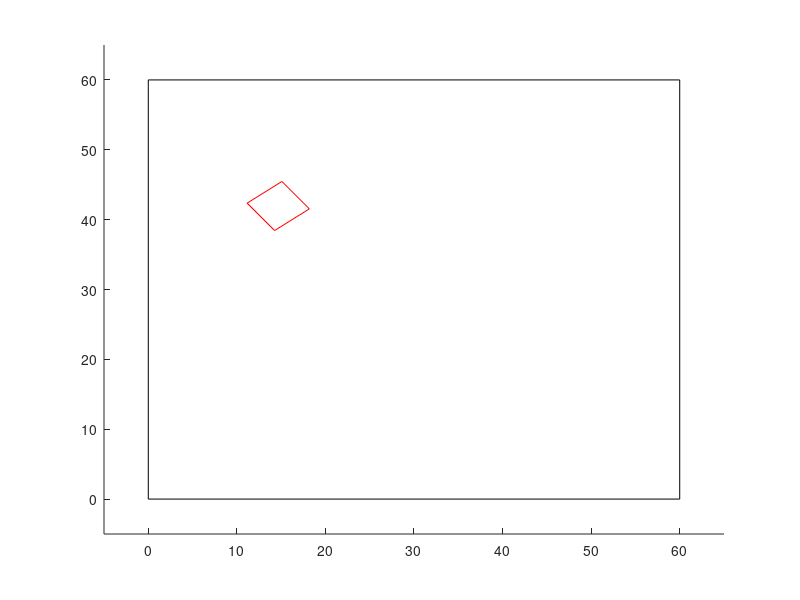

MATLAB code for this plot: (Note: this script raises an error after producing the figure.)
%% Advanced Engineering Analysis - ME 711 %%
%  Project #1  %
clc
clear all
close all

%% Model Parameters

L = 60;                     %Side length of the large square
t = 5;                      %Side length of the mini squares
r = 0.5*sqrt(2)*t;          %Radius of circle circumscribing mini square
Nt = 50;                    %Number of mini-squares 

%% Initialize Variables
l = 0;                      %Initialize length
finished = 0;               %Initialize finished
N = 0;                      %Initialize number of squares
path = 0;                   %Initialize path
ax = ones(1000,6);          %Preallocate ax
ay = ones(1000,6);          %Preallocate ay
dist = zeros(1000,1000);    %Preallocate dist
intersect = dist;           %Preallocate intersect
cluster = zeros(200,200);   %Preallocate cluster
rowcol2 = zeros(1,2);       %Preallocate rowcol2
rc = [];                    %Preallocate rc
Lrc = 0;                    %Preallocate Lrc

%% Generate Large Square Domain
rectangle('Position', [0,0,L,L])    %Plot large square
axis([-5,L+5,-5,L+5])               %Define axis limits
hold on                             %Keep displaying large square

%% Generate Mini Squares And Check For Path
while path == 0 %N <= Nt            %Loop until path exists (switch to commented while if a specific Nt is desired)
    N = N+1;                        %Iterate (increase number of mini squares)
    disp(N)                         %Display the number of squares
    row = [];                       %Initialize row
    col = [];                       %Initialize col
    cx = L*rand;                    %X coordinate of mini square center
    cy = L*rand;                    %Y coordinate of mini square center
    th = 90*rand;                   %Orientation of mini square center
    x = r*cosd(th);                 %X component of mini square's Q1 point
    y = r*sind(th);                 %Y component of mini square's Q1 point
    ax(N,:) = cx+[x,-y,-x,y,x,0];   %X coordinates of mini square vertices
    ay(N,:) = cy+[y,x,-y,-x,y,0];   %Y coordinates of mini square vertices
    %% Compute Distances Between Squares And If They Intersect
    for n = 1:N                     %For every square
        dist(N,n) = sqrt((ax(n,6)-ax(N,6))^2+(ay(n,6)-ay(N,6))^2);  %Compute their center's distance to the newest square's center
        dist(n,N) = dist(N,n);                                      %Distance from a to b = distance from b to a
        if dist(N,n) > sqrt(2)*t || dist(N,n) == 0  %If their distance is sufficiently far apart                             
            intersect(N,n) = 0;                     %They do not intersect    
            intersect(n,N) = 0;                     %a to b = b to a
        elseif dist(N,n) <= t && dist(N,n) ~= 0     %If their distance is sufficiently close
            intersect(N,n) = 1;                     %They do intersect
            intersect(n,N) = 1;                     %a to b = b to a
        else                                        %If their distance is "in the middle"
            [xint,yint]  = polyxpoly(ax(N,1:5),ay(N,1:5),ax(n,1:5),ay(n,1:5));  %Display intersection points (if they exist)
            if isempty(xint)                        %If there are no intersection points
                intersect(N,n) = 0;                 %They do not intersect
                intersect(n,N) = 0;                 %a to b = b to a
            else                                    %If there are intersection points
                intersect(N,n) = 1;                 %They do intersect
                intersect(n,N) = 1;                 %a to b = b to a
            end
        end
    end
    if ismember(1,intersect(:,N))                   %If the newest square intersects with any other squares
        [row,col] = find(intersect(:,N));           %Find the square(s) it intersects with (its pair(s))
        col(:) = N;                                 %Columns represent the newest square's number
    end
    if isempty(rc)                                  %If rc has not had any pairs added to it yet
        rc = [row,col];                             %Add the first pair(s)
    else                                            %If rc has existing pairs in it    
        rc = [rc;[row,col]];                        %Add newly found pairs to it
    end
    rowcol = rc';                                   %Transpose rc into a 2 x ... matrix
    %% Sort Squares Into Clusters
    if numel(rowcol) >= Lrc & Lrc > 0                           %If more pairs have been added
        for n = Lrc:2:numel(rowcol)                             %For new entries of pairs to rowcol
            if isempty(find(cluster == rowcol(n),1)) && ...
                    isempty(find(cluster == rowcol(n-1),1))     %If square and its pair are not in a cluster yet
                r0 = find(cluster(:,1) == 0,1);                 %Identify an empty row for a new cluster
                cluster(r0,1) = rowcol(n);                      %Place square in first column of new cluster
                cluster(r0,2) = rowcol(n-1);                    %Add its pair to the cluster
                continue
            elseif isempty(find(cluster == rowcol(n),1)) && ...
                    ismember(rowcol(n-1),cluster)               %If only the square is not in a cluster yet
                [r0,~] = find(cluster == rowcol(n-1));          %Row(s) of the pair
                r0 = unique(r0)';                               %Get rid of duplicate rows and transpose to row vector
                for n0 = r0(1:end)                              %For all rows the pair is in
                    c0 = find(cluster(n0,:) == 0,1);            %First empty column in that row
                    cluster(n0,c0) = rowcol(n);                 %Add the square to the cluster
                end
                continue
            elseif isempty(find(cluster == rowcol(n-1),1)) && ...
                    ismember(rowcol(n),cluster)                 %If only the pair is not in a cluster yet
                [r0,~] = find(cluster == rowcol(n));            %Row(s) of the square
                r0 = unique(r0)';                               %Get rid of duplicate rows and transpose to row vector
                for n0 = r0(1:end)                              %For all rows the square is in
                    c0 = find(cluster(n0,:) == 0,1);            %First empty column in that row
                    cluster(n0,c0) = rowcol(n-1);               %Add its pair to the cluster
                end
                continue
            else                                                %If both are already in a cluster
                [r0,~] = find(cluster == rowcol(n));            %Row(s) of the square
                [r1,~] = find(cluster == rowcol(n-1));          %Row(s) of the pair
                r0 = unique(r0)';                               %Get rid of duplicate rows and transpose to row vector
                r1 = unique(r1)';                               %Get rid of duplicate rows and transpose to row vector
                for n0 = r0(1:end)                              %For all rows the square is in
                    c0 = find(cluster(n0,:) == 0,1);            %First empty column in that row
                    cluster(n0,c0) = rowcol(n-1);               %Add its pair to the cluster
                end
                for n0 = r1(1:end)                              %For all rows the pair is in
                    c0 = find(cluster(n0,:) == 0,1);            %First empty column in that row
                    cluster(n0,c0) = rowcol(n);                 %Add the square to the cluster
                end
            end
        end
    end
    Lrc = numel(rowcol)+2;                                      %Initialize length for next loop
    
    %% Combine Clusters
    for n = 1:N  
        [rows,~] = find(cluster == n);                      %Rows of the duplicate entries
        if numel(rows) > 1                                  %If the square has duplicate entries in the cluster matrix
            rows = unique(rows)';                           %List every cluster square n is in, in order
            if numel(rows) > 1                              %If in multiple clusters
                radd = rows(1);                             %Lowest # cluster that it is in
                for n0 = rows(2:end)                        %For every other cluster it's in
                    Lrow = find(cluster(n0,:) == 0,1)-1;    %Length of the cluster
                    if numel(Lrow) == 0                     %If length is not defined this way
                        Lrow = size(cluster,2);             %Length is the columns in cluster
                    end
                    Lradd = find(cluster(radd,:) == 0,1)-1; %Length of the lowest # cluster
                    if numel(Lradd) == 0                    %If length is not defined this way
                        Lradd = size(cluster,2);            %Length is the columns in cluster
                    end
                    if Lradd+Lrow >= size(cluster,2)
                        add = Lradd+Lrow-size(cluster,2)+10;
                        zr = zeros(size(cluster,1),add);
                        cluster = [cluster,zr];
                    end
                    cluster(radd,Lradd+1:Lradd+Lrow) = ...          
                        cluster(n0,1:Lrow);                 %Combine the cluster to the lowest # cluster
                    cluster(n0,:) = zeros;                  %Overwrite the cluster with zeros
                end
            end
        end
    end 
    
    %% Remove No Longer Existing Clusters
    ze = find(cluster(:,1) == 0);                           %Rows in cluster matrix with only zeros
    ze = flipud(ze)';                                       %Reverse the order of ze
    for n = ze(1:end)                                       %For all rows of only zeros
        cluster(n,:) = [];                                  %Remove the row
        z = zeros(1,numel(cluster(1,:)));                   %Create a row vector of zeros
        cluster = [cluster;z];                              %Add the zero vector to preserve the size of the cluster matrix
    end
    
    %% Remove Duplicate Squares And Sort Clusters
    Nclusters = numel(unique(cluster(:,1)));                %Number of clusters
    if ismember(0,unique(cluster(:,1))) == 1                %If there is a zero in the unique matrix
        Nclusters = Nclusters-1;                            %Number of clusters is one less (zero not included)
    end
    for n = 1:Nclusters                                     %For every cluster
        ucluster = unique(cluster(n,:));                    %Matrix with all squares of the cluster sorted and not repeating
        if ismember(0,ucluster)                             %If there is a zero in the unique matrix
            ucluster(ucluster == 0) = [];                   %Remove the zero (it doesn't represent a square)
        end
        cluster(n,:) = zeros;                               %Remove values from the cluster
        cluster(n,1:numel(ucluster)) = ucluster;            %Replace with sorted unique values
    end
    
    %% Determine If Path Exists
    ymax = ones(1,N);                                       %Initialize ymax
    ymin = ones(1,N);                                       %Initialize ymin
    if N > L/(sqrt(2)*t)                                    %If there are enough squares to theoretically span L
        for n = 1:Nclusters                                 %For every cluster
            Lcluster = numel(unique(cluster(n,:)));         %Number of squares in the cluster
            if ismember(0,unique(cluster(n,:)))             %If there is a zero in the unique matrix
                Lcluster = Lcluster-1;                      %Length is one less (zero not included)
            end
            if Lcluster > 1                                 %If there are multiple squares in the cluster
                ymax(n) = max(max(ay(cluster(n,1:Lcluster),:)))';   %Fill in max value for each cluster
                if ymax(n) > L                              %If max value is outside the domain
                    ymax(n) = L;                            %Make the max value L
                end
                ymin(n) = min(min(ay(cluster(n,1:Lcluster),:)))';   %Fill in min value for each cluster
                if ymin(n) < 0                              %If min value is outside the domain
                    ymin(n) = 0;                            %Make the min value 0
                end
            end
        end
        LengthClusters = ymax-ymin;                         %Length of each cluster
        Length = max(LengthClusters);                       %Largest length of a cluster
        if Length >= L                                      %If the length spans the domain
            BlueCluster = find(LengthClusters == L,2);      %Identify the percolating cluster
            path = 1;                                       %A path exists
        end
    end
    %% Plot Squares While Code Runs
    for ny = 1:4
        plot([ax(N,ny), ax(N,ny+1)],[ay(N,ny), ay(N,ny+1)],'r')
        %text(ax(N,1),ay(N,1),num2str(N))
        pause(0.01)
        hold on
    end
    
end


%% Plot Squares, Highlight Path In Blue, Highlight Final Link In Green
for nx = 1:N
    for ny = 1:4
        plot([ax(nx,ny), ax(nx,ny+1)],[ay(nx,ny), ay(nx,ny+1)],'r')
    end
end
hold on

NelementsBlue = numel(unique(cluster(BlueCluster,:)));
if ismember(0,unique(cluster(BlueCluster,:)))
    NelementsBlue = NelementsBlue-1;
end
for n = 1:NelementsBlue
    nx = cluster(BlueCluster,n);
    for ny = 1:4
        plot([ax(nx,ny), ax(nx,ny+1)],[ay(nx,ny), ay(nx,ny+1)],'b')
    end
end
hold on

for ny = 1:4
    plot([ax(N,ny), ax(N,ny+1)],[ay(N,ny), ay(N,ny+1)],'g')
end
hold on

patch([L,L+t,L+t,L],[-t,-t,L+t,L+t],'w','EdgeColor','w')
patch([-t,L+t,L+t,-t],[L,L,L+t,L+t],'w','EdgeColor','w')
patch([-t,0,0,-t],[-t,-t,L+t,L+t],'w','EdgeColor','w')
patch([-t,L+t,L+t,-t],[-t,-t,0,0],'w','EdgeColor','w')
rectangle('Position', [0,0,L,L])